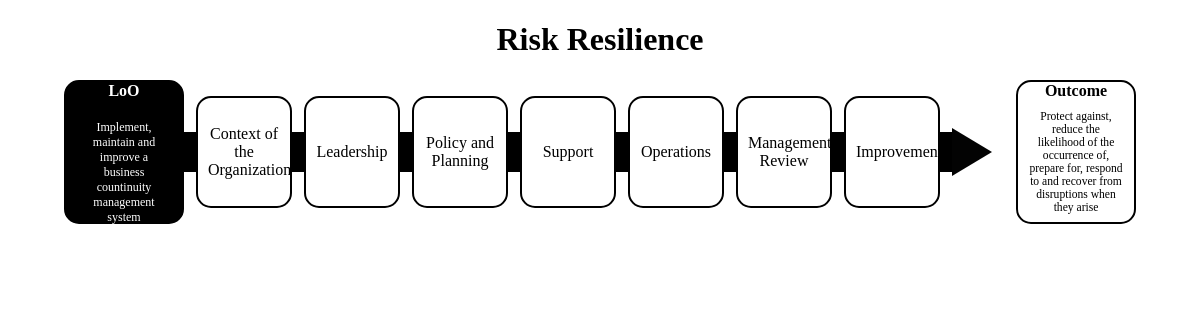
/ISO22301/layout/, run on the app's committed database.
### ISO22301/models.py (models this page shows, shortened)
class Dashboard(models.Model):
    dashboard = models.CharField(max_length=50)
    company = models.CharField(max_length=150, default="None")

class Project(models.Model):
    project = models.CharField(max_length=30)
    project_text = models.CharField(max_length=150)
    outcome = models.CharField(max_length=30)
    outcome_text = models.CharField(max_length=150)
    dashboard = models.ForeignKey(Dashboard, on_delete=models.CASCADE)

class Area_Topic(models.Model):
    areatopic = models.CharField(max_length=400)
    context = models.CharField(max_length=400)
    divcontext = models.CharField(max_length=400)
    area = models.ForeignKey(
        Area, on_delete=models.CASCADE, null = True
    )

### ISO22301/views.py (the view)
# urls.py: path("layout/", views.layout, name="layout"),
def layout(request):
    create_context=createheader(0) #pass starting values to use to extract desired text, get tuple
    context = create_context[0] #get context to pass n is the value to use in lists, convert tuple to dict
    return render(request, 'ISO22301/layout.html', context)

### ISO22301/templates/ISO22301/layout.html (shortened to what this page needs)
{% load static %}
<!DOCTYPE html>
<html lang = "en">
<head>
    <link rel="stylesheet" href="{% static 'css/styles.css' %}">
</head>
<body>
    <h1>{{ dashboard_title }}</h1>
    <div class="container" style="top: 5%;">
        <div class="item_LoO_Name">
          <div class="t1">{{ project }}</div>
          <div class="t2">{{ projecttext }}</div>
        </div>
        {%for x_topics in areatopics%}
        <div class="space"></div>
        <div class={{x_topics.context}}>{{ x_topics.areatopic }}</div>
      {% endfor %}
      <div class="space"></div>
      <div class="triangle-right"></div>
      <div class="spaceblank"></div>
      <div class="item_Outcome_Name">
        <div class="t1">{{outcome}}</div>
        <div class="t3">{{ outcometext }}</div>
      </div>
    </div>
    <br>
</body>
</html>

### assets/css/styles.css (style rules this page uses)
h1 { text-align: center; }
.container { display: flex; flex-direction: row; align-items: center; justify-content: center; width: 100%; margin-bottom: 1vh; }
.t1 { text-align: center; vertical-align: top; font-size: 2vh; font-weight: bold; }
.t2 { text-align: center; vertical-align: center; font-size: 1.5vh; Padding: 20px; }
.t3 { text-align: center; vertical-align: center; font-size: 1.45vh; Padding: 10px; }
.item_1, .item_2, .item_3, .item_4, .item_5, .item_6, .item_7, .item_8 { width: 8vw; height: 14vh; padding: 10px; align-content: center; background-color: white; border: 2px solid black; display: inline-block; vertical-align: middle; text-align: center; font-size: 2vh; border-radius: 15px; box-sizing: border-box; }
.triangle-right { width: 0; height: 0; border-top: 2vw solid transparent; border-left: 5vh solid #030303; border-bottom: 2vw solid transparent; }
.item_LoO_Name { width: 10vw; height: 18vh; text-align: center; align-content: center; background-color: black; border: 2px solid black; display: inline-block; color: white; border-radius: 15px; box-sizing: border-box; }
.item_Outcome_Name { width: 10vw; height: 18vh; text-align: center; align-content: center; background-color: white; border: 2px solid black; display: inline-block; color: black; border-radius: 15px; box-sizing: border-box; }
.space { width: 1vw; height: 5vh; background-color: rgb(0, 0, 0); display: inline-block; }
.spaceblank { width: 2vw; height: 4vh; background-color: "white"; display: inline-block; vertical-align: middle; text-align: center; }

### data on the page
Dashboard: dashboard "Risk Resilience"
Project: project "LoO", project_text "Implement, maintain and improve a business countinuity management system", outcome "Outcome", outcome_text "Protect against, reduce the likelihood of the occurrence of, prepare for, respond to and recover from disruptions when they arise"
Area_Topic: areatopic "Context of the Organization"
Area_Topic: areatopic "Leadership"
Area_Topic: areatopic "Policy and Planning"
Area_Topic: areatopic "Support"
Area_Topic: areatopic "Operations"
Area_Topic: areatopic "Management Review"
Area_Topic: areatopic "Improvement"
